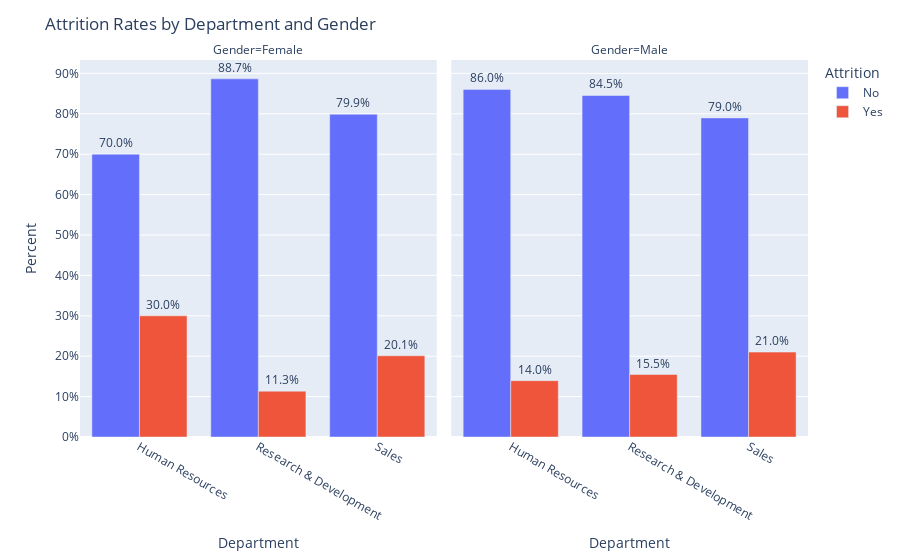

Notebook code for this chart:
### Markdown cell above
This small dashboard shows the attrition rates among employees in the previous quarter. Overall, around 16% of employees left the company. Among former employees, over half worked in Research & Development, while only 5% were from Human Resources.

### Code cell
import plotly.express as px

# Group by Gender, Department and Attrition → percentage
plot_df = (
    data.groupby(['Gender','Department'])['Attrition']
    .value_counts(normalize=True)
    .mul(100)
    .rename('Percent')
    .reset_index()
)

# Plot grouped bar with facets by Gender
fig = px.bar(plot_df,
             x="Department", y="Percent",
             color="Attrition", barmode="group",
             facet_col="Gender",
             text="Percent")

# Simple formatting
fig.update_traces(texttemplate='%{text:.1f}%', textposition='outside')
fig.update_layout(title="Attrition Rates by Department and Gender",
                  yaxis_ticksuffix="%", height=500)
fig.show()

### Figure 1 — Plotly figure (JSON) as saved in the notebook; plotly's stock layout.template omitted (floating-point values rounded to 4 significant figures)
{"data": [{"alignmentgroup": "True", "hovertemplate": "Attrition=No<br>Gender=Female<br>Department=%{x}<br>Percent=%{text}<extra></extra>", "legendgroup": "No", "marker": {"color": "#636efa", "pattern": {"shape": ""}}, "name": "No", "offsetgroup": "No", "orientation": "v", "showlegend": true, "text": [70, 88.65, 79.89], "textposition": "outside", "texttemplate": "%{text:.1f}%", "type": "bar", "x": ["Human Resources", "Research & Development", "Sales"], "xaxis": "x", "y": [70, 88.65, 79.89], "yaxis": "y"}, {"alignmentgroup": "True", "hovertemplate": "Attrition=No<br>Gender=Male<br>Department=%{x}<br>Percent=%{text}<extra></extra>", "legendgroup": "No", "marker": {"color": "#636efa", "pattern": {"shape": ""}}, "name": "No", "offsetgroup": "No", "orientation": "v", "showlegend": false, "text": [86.05, 84.54, 78.99], "textposition": "outside", "texttemplate": "%{text:.1f}%", "type": "bar", "x": ["Human Resources", "Research & Development", "Sales"], "xaxis": "x2", "y": [86.05, 84.54, 78.99], "yaxis": "y2"}, {"alignmentgroup": "True", "hovertemplate": "Attrition=Yes<br>Gender=Female<br>Department=%{x}<br>Percent=%{text}<extra></extra>", "legendgroup": "Yes", "marker": {"color": "#EF553B", "pattern": {"shape": ""}}, "name": "Yes", "offsetgroup": "Yes", "orientation": "v", "showlegend": true, "text": [30, 11.35, 20.11], "textposition": "outside", "texttemplate": "%{text:.1f}%", "type": "bar", "x": ["Human Resources", "Research & Development", "Sales"], "xaxis": "x", "y": [30, 11.35, 20.11], "yaxis": "y"}, {"alignmentgroup": "True", "hovertemplate": "Attrition=Yes<br>Gender=Male<br>Department=%{x}<br>Percent=%{text}<extra></extra>", "legendgroup": "Yes", "marker": {"color": "#EF553B", "pattern": {"shape": ""}}, "name": "Yes", "offsetgroup": "Yes", "orientation": "v", "showlegend": false, "text": [13.95, 15.46, 21.01], "textposition": "outside", "texttemplate": "%{text:.1f}%", "type": "bar", "x": ["Human Resources", "Research & Development", "Sales"], "xaxis": "x2", "y": [13.95, 15.46, 21.01], "yaxis": "y2"}], "layout": {"annotations": [{"font": {}, "showarrow": false, "text": "Gender=Female", "x": 0.245, "xanchor": "center", "xref": "paper", "y": 1, "yanchor": "bottom", "yref": "paper"}, {"font": {}, "showarrow": false, "text": "Gender=Male", "x": 0.755, "xanchor": "center", "xref": "paper", "y": 1, "yanchor": "bottom", "yref": "paper"}], "autosize": true, "barmode": "group", "legend": {"title": {"text": "Attrition"}, "tracegroupgap": 0}, "margin": {"t": 60}, "title": {"text": "Attrition Rates by Department and Gender"}, "xaxis": {"anchor": "y", "autorange": true, "domain": [0, 0.49], "range": [-0.5, 2.5], "title": {"text": "Department"}, "type": "category"}, "xaxis2": {"anchor": "y2", "autorange": true, "domain": [0.51, 1], "matches": "x", "range": [-0.5, 2.5], "title": {"text": "Department"}, "type": "category"}, "yaxis": {"anchor": "x", "autorange": true, "domain": [0, 1], "range": [0, 93.32], "ticksuffix": "%", "title": {"text": "Percent"}, "type": "linear"}, "yaxis2": {"anchor": "x2", "autorange": true, "domain": [0, 1], "matches": "y", "range": [0, 93.32], "showticklabels": false, "type": "linear"}}}
